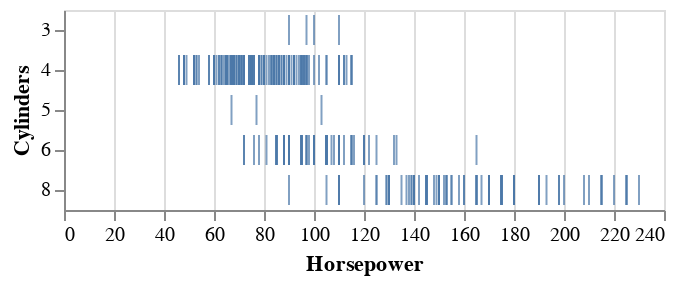

Notebook source saved alongside this figure:
### Markdown cell above
## Strip Plot

### Code cell
@vlplot(
  data = cars,
  mark = :tick,
  x = :Horsepower,
  y = "Cylinders:o"
)

### Figure 1 — Vega-Lite specification as saved in the notebook (floating-point values rounded to 4 significant figures; data arrays with more than 128 entries replaced by an {"elided": "..."} marker saying what was removed)
{"data": {"values": {"elided": "406 records"}}, "mark": "tick", "encoding": {"x": {"field": "Horsepower", "type": "quantitative"}, "y": {"field": "Cylinders", "type": "ordinal"}}}
